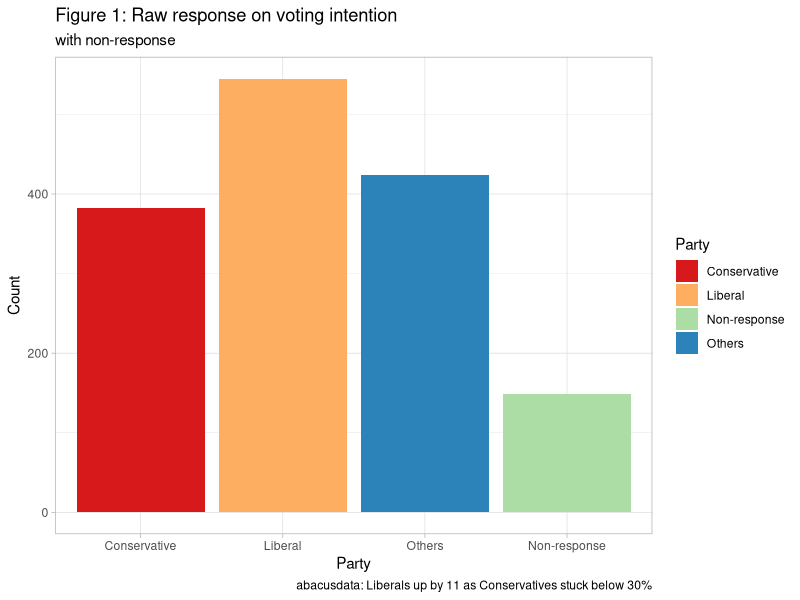
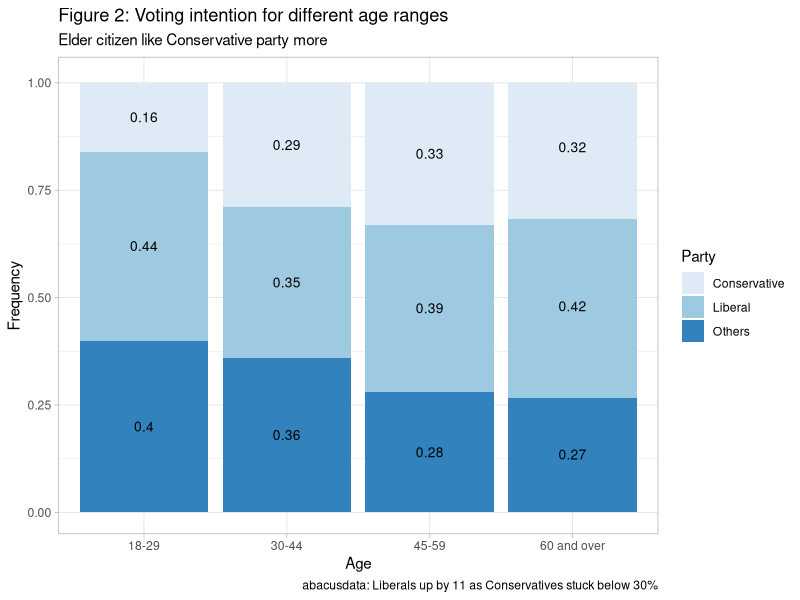
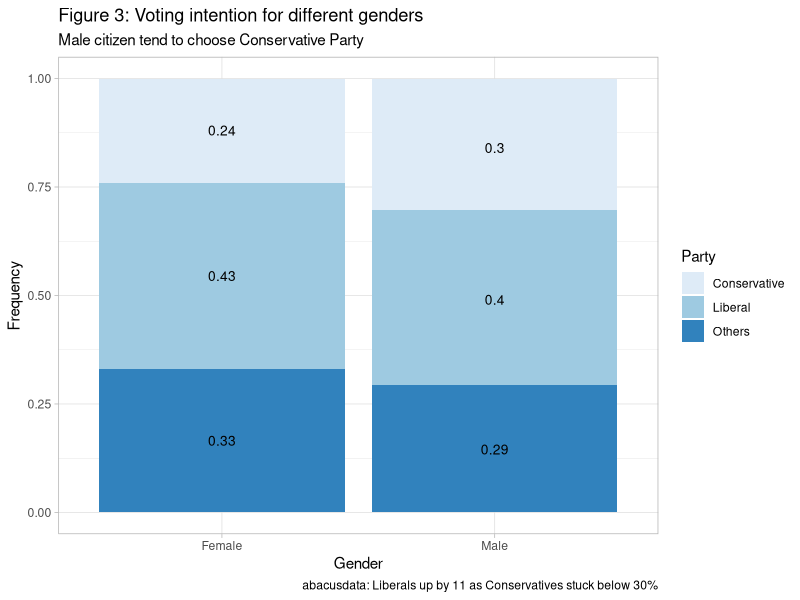
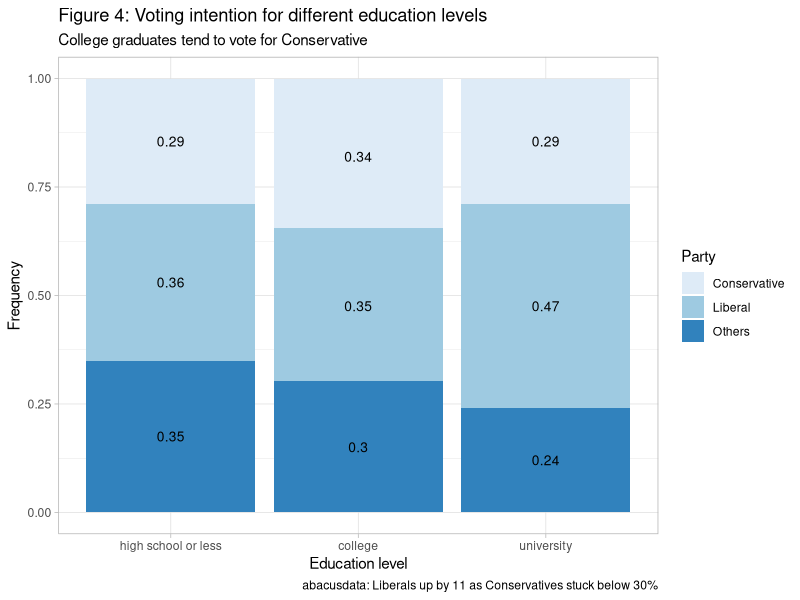
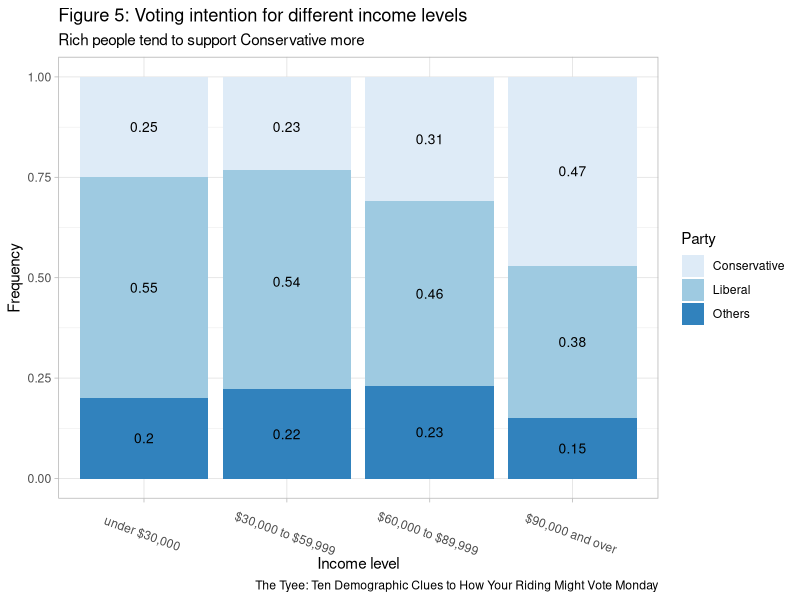
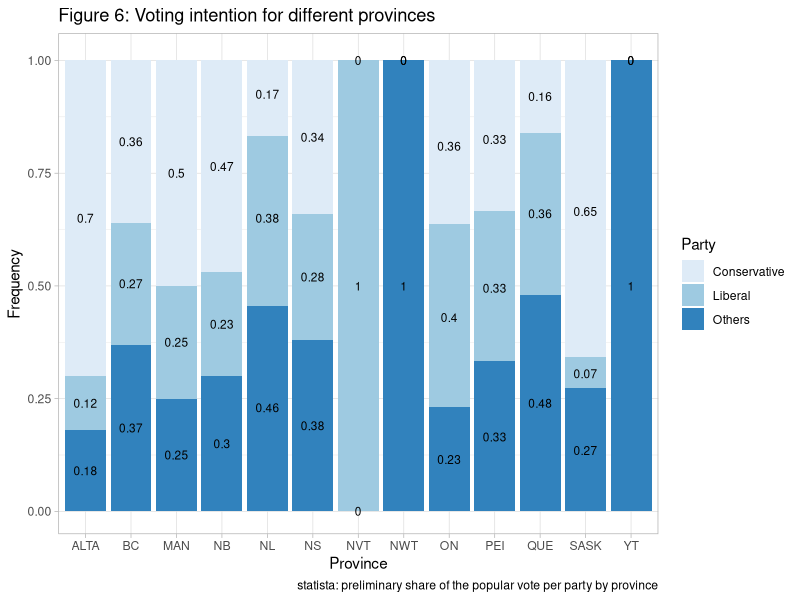

The R script that drew these images, in order:
## ---- chunk 1
knitr::opts_chunk$set(echo = TRUE)
library('tidyverse')
## ---- chunk 2
# Simulation of Raw data of which party people have voted. There are 10%, 135 non-response answers.
N_raw = 1500
set.seed(1699)
raw_vote_groups <- c("Liberal", "Conservative", "Others", "Non-response")
Raw_Vote_Group <- sample(raw_vote_groups, N_raw, replace = TRUE, prob = c(0.36, 0.26, 0.28, 0.10))
## ---- chunk 3
Raw_Vote_df <-data.frame (Party = Raw_Vote_Group)
order_raw_vote <- factor(Raw_Vote_df$Party, levels = c('Conservative','Liberal','Others', 'Non-response'))
ggplot(Raw_Vote_df, aes(x = order_raw_vote, fill = Party)) + geom_bar() + scale_fill_brewer(palette="Spectral") + theme_light() + labs(x = "Party", y = "Count",
        title ="Figure 1: Raw response on voting intention",
        subtitle = "with non-response",
        caption = "abacusdata: Liberals up by 11 as Conservatives stuck below 30%")
## ---- chunk 4
# After dropping all the non-response answers, we only look at the samples with response of party chosen in the following simulations. The left number of data will be 1350.
N = 1350
set.seed(1666)
vote_groups <- c("Liberal", "Conservative", "Others")
Vote_Group <- sample(vote_groups, N, replace = TRUE, prob = c(0.40, 0.29, 0.31))
## ---- chunk 5
# Vote_df <-data.frame (Party = Vote_Group)
# ggplot(Vote_df, aes(x = Party, fill = Party)) + geom_bar() + scale_fill_brewer(palette="Spectral") + theme_light()+labs(x = "Party", y = "Count",
       # title ="Figure 2: Response on voting intention",
        # subtitle = "without non-response",
        # caption = "abacusdata: Liberals up by 11 as Conservatives stuck below 30%")
## ---- chunk 6


# Simulation of gender property
set.seed(1602)
gender_groups <- c("Female", "Male")
Gender_Group <- sample(gender_groups, N, replace = TRUE, prob = c(0.51,0.49))
## ---- chunk 7
# Simulation of Age
set.seed(2720)
age_groups <- c("18-29", "30-44", "45-59", "60 and over")
Age_Group <- sample(age_groups, N, replace = TRUE, prob = c(0.22, 0.23, 0.26, 0.29))

## ---- chunk 8
# Simulation of Education level
set.seed(7753)
edu_groups <- c("high school or less", "college", "university")
Edu_Group <- sample(edu_groups, N, replace = TRUE, prob = c(0.46, 0.22, 0.32))

## ---- chunk 9
# Simulation of Yearly Income
set.seed(1234)
inc_groups <- c("under $30,000", "$30,000 to $59,999", "$60,000 to $89,999", "$90,000 and over" )
Inc_Group <- sample(inc_groups, N, replace = TRUE, prob = c(0.45, 0.3, 0.14, 0.11))
## ---- chunk 10
# Simulation of Province
set.seed(5678)
province_groups <- c("NL","PEI","NS","NB","QUE","ON","MAN","SASK","ALTA","BC","YT","NWT","NVT")

Province_Group <- sample(province_groups, N, replace = TRUE, prob = c(0.015, 0.004, 0.026, 0.021, 0.232, 0.383, 0.036, 0.031, 0.116, 0.132, 0.001, 0.001, 0.001))
## ---- chunk 11
df <- data.frame(Gender = Gender_Group,Age = Age_Group,Education = Edu_Group,Income = Inc_Group,Province = Province_Group)
## ---- chunk 12
set.seed(1357)
df$Vote_age <- NA
teen <- nrow(df[df$Age=="18-29",])
df[df$Age == "18-29", "Vote_age"]<- sample(vote_groups, teen, prob = c(0.42, 0.18, 0.4), replace = TRUE)
 

young <- nrow(df[df$Age=="30-44",])
df[df$Age == "30-44", "Vote_age"] <- sample(vote_groups, young, prob = c(0.38, 0.26, 0.36), replace = TRUE)


medium <- nrow(df[df$Age=="45-59",])
df[df$Age == "45-59", "Vote_age"] <- sample(vote_groups, medium, prob = c(0.39, 0.33, 0.28), replace = TRUE)


old <- nrow(df[df$Age=="60 and over",])
df[df$Age == "60 and over", "Vote_age"] <- sample(vote_groups, old, prob = c(0.39, 0.35, 0.26), replace = TRUE)

## ---- chunk 13
age_vote <- table(Age = df$Age, Party = df$Vote_age)
age_vote_fre <- as.data.frame(round(prop.table(age_vote,1),2))
## ---- chunk 14
ggplot(age_vote_fre, aes(x = Age, y = Freq, fill = Party))+geom_bar(position = "fill", stat = "identity") + scale_fill_brewer(palette = "Blues") + geom_text(aes(label = stat(y)), stat = 'identity', size = 3.5, color = 'black', position = position_stack(vjust = 0.5)) + theme_light() +labs(x = "Age", y = "Frequency",
        title ="Figure 2: Voting intention for different age ranges",
        subtitle = "Elder citizen like Conservative party more",
        caption = "abacusdata: Liberals up by 11 as Conservatives stuck below 30%")
## ---- chunk 15
set.seed(2468)
df$Vote_gender <- NA
female <- nrow(df[df$Gender=="Female",])
df[df$Gender == "Female", "Vote_gender"]<- sample(vote_groups, female, prob = c(0.41, 0.26, 0.33), replace = TRUE)
 
male <- nrow(df[df$Gender=="Male",])
df[df$Gender == "Male", "Vote_gender"] <- sample(vote_groups, male, prob = c(0.38, 0.32, 0.3), replace = TRUE)

## ---- chunk 16
gender_vote <- table(Gender = df$Gender, Party = df$Vote_gender)
gender_vote_fre <- as.data.frame(round(prop.table(gender_vote,1),2))
ggplot(gender_vote_fre, aes(x = Gender, y = Freq, fill = Party))+geom_bar(position = "fill", stat = "identity") + scale_fill_brewer(palette = "Blues") + geom_text(aes(label = stat(y)), stat = 'identity', size = 3.5, color = 'black', position = position_stack(vjust = 0.5)) + theme_light() +labs(x = "Gender", y = "Frequency",
        title ="Figure 3: Voting intention for different genders",
        subtitle = "Male citizen tend to choose Conservative Party",
        caption = "abacusdata: Liberals up by 11 as Conservatives stuck below 30%")
## ---- chunk 17
set.seed(1111)
df$Vote_edu <- NA
HS <- nrow(df[df$Education=="high school or less",])
df[df$Education == "high school or less", "Vote_edu"]<- sample(vote_groups, HS, prob = c(0.37, 0.26, 0.37), replace = TRUE)
 
College <- nrow(df[df$Education=="college",])
df[df$Education == "college", "Vote_edu"] <- sample(vote_groups, College, prob = c(0.37, 0.31, 0.32), replace = TRUE)

university <- nrow(df[df$Education=="university",])
df[df$Education == "university", "Vote_edu"] <- sample(vote_groups, university, prob = c(0.45, 0.30, 0.25), replace = TRUE)

## ---- chunk 18
edu_vote <- table(Education = df$Education, Party = df$Vote_edu)
edu_vote_fre <- as.data.frame(round(prop.table(edu_vote,1),2))
order_edu <- factor(edu_vote_fre$Education, levels = c('high school or less','college','university'))
ggplot(edu_vote_fre, aes(x = order_edu, y = Freq, fill = Party))+geom_bar(position = "fill", stat = "identity") + scale_fill_brewer(palette = "Blues") + geom_text(aes(label = stat(y)), stat = 'identity', size = 3.5, color = 'black', position = position_stack(vjust = 0.5)) + theme_light()+labs(x = "Education level", y = "Frequency",
        title ="Figure 4: Voting intention for different education levels",
        subtitle = "College graduates tend to vote for Conservative",
        caption = "abacusdata: Liberals up by 11 as Conservatives stuck below 30%")
## ---- chunk 19
set.seed(6666)
df$Vote_income <- NA
low_income <- nrow(df[df$Income=="under $30,000",])
df[df$Income == "under $30,000", "Vote_income"]<- sample(vote_groups, low_income, prob = c(0.55, 0.25, 0.2), replace = TRUE)
 
med_income_1 <- nrow(df[df$Income=="$30,000 to $59,999",])
df[df$Income == "$30,000 to $59,999", "Vote_income"] <- sample(vote_groups, med_income_1, prob = c(0.5, 0.3, 0.2), replace = TRUE)

med_income_2 <- nrow(df[df$Income=="$60,000 to $89,999",])
df[df$Income == "$60,000 to $89,999", "Vote_income"] <- sample(vote_groups, med_income_2, prob = c(0.45, 0.35, 0.2), replace = TRUE)

high_income <- nrow(df[df$Income=="$90,000 and over",])
df[df$Income == "$90,000 and over", "Vote_income"] <- sample(vote_groups, high_income, prob = c(0.4, 0.4, 0.2), replace = TRUE)
## ---- chunk 20
income_vote <- table(Income = df$Income, Party = df$Vote_income)
income_vote_fre <- as.data.frame(round(prop.table(income_vote,1),2))
order_income <- factor(income_vote_fre$Income, levels = c('under $30,000','$30,000 to $59,999','$60,000 to $89,999','$90,000 and over'))
ggplot(income_vote_fre, aes(x = order_income, y = Freq, fill = Party))+geom_bar(position = "fill", stat = "identity") + scale_fill_brewer(palette = "Blues") + geom_text(aes(label = stat(y)), stat = 'identity', size = 3.5, color = 'black', position = position_stack(vjust = 0.5))+ theme_light() + theme(axis.text.x = element_text(angle = -20)) +labs(x = "Income level", y = "Frequency",
        title ="Figure 5: Voting intention for different income levels",
        subtitle = "Rich people tend to support Conservative more",
        caption = "The Tyee: Ten Demographic Clues to How Your Riding Might Vote Monday")
## ---- chunk 21
set.seed(29999)
df$Vote_province <- NA
ALTA <- nrow(df[df$Province =="ALTA",])
df[df$Province == "ALTA", "Vote_province"]<- sample(vote_groups, ALTA, prob = c(0.137, 0.692,0.171), replace = TRUE)
 
BC <- nrow(df[df$Province =="BC",])
df[df$Province == "BC", "Vote_province"]<- sample(vote_groups, BC, prob = c(0.261, 0.341, 0.398), replace = TRUE)

MAN <- nrow(df[df$Province =="MAN",])
df[df$Province == "MAN", "Vote_province"]<- sample(vote_groups, MAN, prob = c(0.263, 0.454, 0.283), replace = TRUE)

NB <- nrow(df[df$Province =="NB",])
df[df$Province == "NB", "Vote_province"]<- sample(vote_groups, NB, prob = c(0.376, 0.328, 0.296), replace = TRUE)

NL <- nrow(df[df$Province =="NL",])
df[df$Province == "NL", "Vote_province"]<- sample(vote_groups, NL, prob = c(0.447, 0.28, 0.273), replace = TRUE)

NWT <- nrow(df[df$Province =="NWT",])
df[df$Province == "NWT", "Vote_province"]<- sample(vote_groups, NWT, prob = c(0.40, 0.258, 0.342), replace = TRUE)

NS <- nrow(df[df$Province =="NS",])
df[df$Province == "NS", "Vote_province"]<- sample(vote_groups, NS, prob = c(0.413, 0.257, 0.33), replace = TRUE)

NVT <- nrow(df[df$Province =="NVT",])
df[df$Province == "NVT", "Vote_province"]<- sample(vote_groups, NVT, prob = c(0.31, 0.258, 0.432), replace = TRUE)

ON <- nrow(df[df$Province =="ON",])
df[df$Province == "ON", "Vote_province"]<- sample(vote_groups, ON, prob = c(0.415, 0.332, 0.253), replace = TRUE)

PEI <- nrow(df[df$Province =="PEI",])
df[df$Province == "PEI", "Vote_province"]<- sample(vote_groups, PEI, prob = c(0.436, 0.274, 0.29), replace = TRUE)

QUE <- nrow(df[df$Province =="QUE",])
df[df$Province == "QUE", "Vote_province"]<- sample(vote_groups, QUE, prob = c(0.342, 0.16, 0.498), replace = TRUE)

SASK <- nrow(df[df$Province =="SASK",])
df[df$Province == "SASK", "Vote_province"]<- sample(vote_groups, SASK, prob = c(0.116, 0.643, 0.241), replace = TRUE)

YT <- nrow(df[df$Province =="YT",])
df[df$Province == "YT", "Vote_province"]<- sample(vote_groups, YT, prob = c(0.334, 0.331, 0.117), replace = TRUE)
## ---- chunk 22
province_vote <- table(Province = df$Province, Party = df$Vote_province)
province_vote_fre <- as.data.frame(round(prop.table(province_vote,1),2))
ggplot(province_vote_fre, aes(x = Province, y = Freq, fill = Party))+geom_bar(position = "fill", stat = "identity") + scale_fill_brewer(palette = "Blues") + geom_text(aes(label = stat(y)), stat = 'identity', size = 3, color = 'black', position = position_stack(vjust = 0.5))+ theme_light() +labs(x = "Province", y = "Frequency",
        title ="Figure 6: Voting intention for different provinces",
        caption = "statista: preliminary share of the popular vote per party by province")
